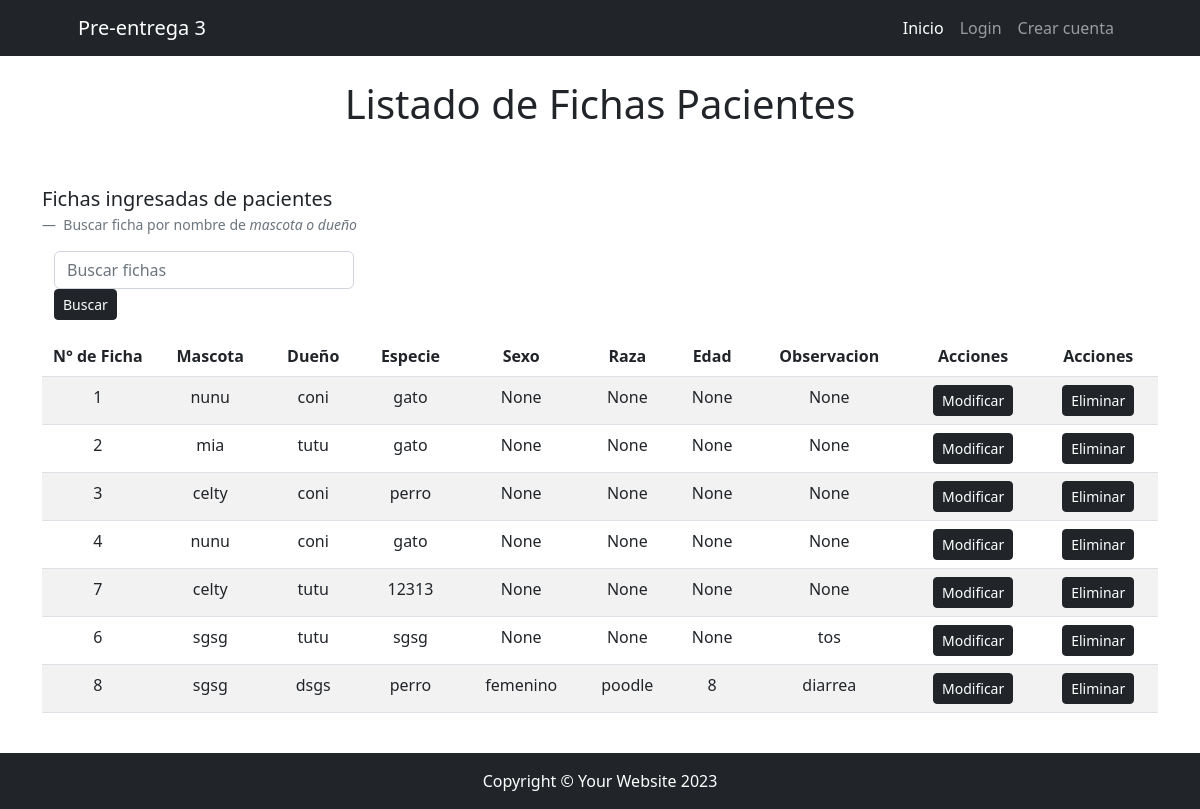
The app's page /tienda/lista/list, older data.
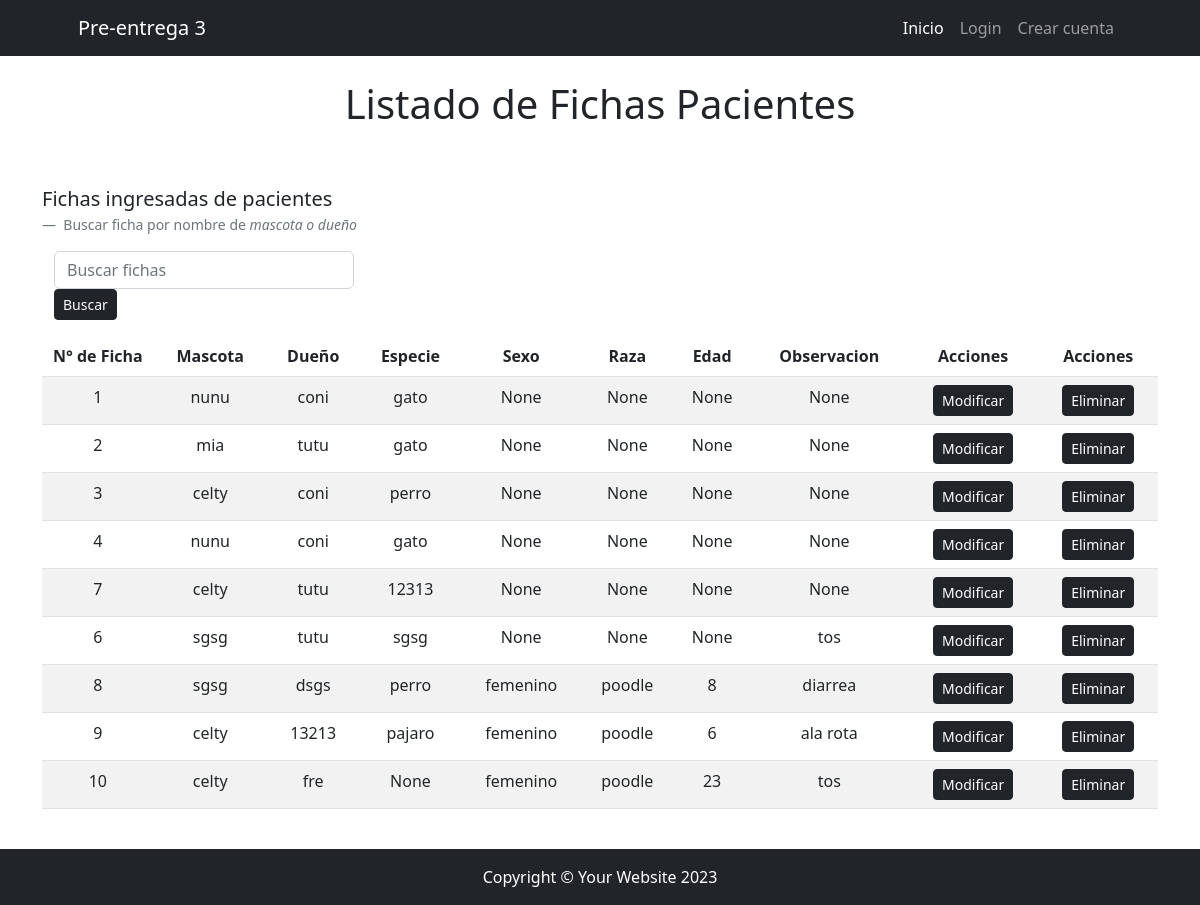
The same page, newer data.
### tienda/models.py (models this page shows, shortened)
class Ficha(models.Model):
    numero_ficha = models.PositiveIntegerField(unique=True)
    mascota = models.ForeignKey(Mascota, on_delete=models.SET_NULL, null=True, blank=True)
    dueño = models.ForeignKey(Dueño, on_delete=models.SET_NULL, null=True, blank=True)
    especie = models.ForeignKey(Especie, on_delete=models.SET_NULL, null=True, blank=True)
    consulta = models.ForeignKey(Consulta, on_delete=models.SET_NULL, null=True, blank=True)
    @property
    def edad_mascota(self):
        return self.mascota.edad if self.mascota else None
    @property
    def sexo_mascota(self):
        return self.mascota.sexo if self.mascota else None
    @property
    def raza_mascota(self):
        return self.mascota.raza if self.mascota else None

class Mascota(models.Model):
    nombre = models.CharField(max_length=255)
    edad = models.PositiveIntegerField(null=True, blank=True)
    sexo = models.CharField(max_length=10, null=True, blank=True)
    raza = models.CharField(max_length=255, null=True, blank=True)
    def __str__(self) -> str:
        return self.nombre

class Dueño(models.Model):
    nombre = models.CharField(max_length=255)
    def __str__(self) -> str:
        return self.nombre

class Especie(models.Model):
    nombre = models.CharField(max_length=255)
    def __str__(self) -> str:
        return self.nombre

class Consulta(models.Model):
    nombre = models.CharField(max_length=255)
    def __str__(self) -> str:
        return self.nombre

### tienda/views.py (the view)
# urls.py: path("lista/list", FichaListView.as_view(), name="lista"),
class FichaListView(ListView):
    model = Ficha
    def get_queryset(self) -> QuerySet[Any]:
        queryset = super().get_queryset()
        busqueda = self.request.GET.get("busqueda")
        if busqueda:
            queryset = Ficha.objects.filter(
                Q(dueño__nombre__icontains=busqueda) | Q(mascota__nombre__icontains=busqueda)
            )
        return queryset

### tienda/templates/tienda/ficha_list.html
{% extends 'core/base.html' %}
{% block bode_title %}
Listado de Fichas Pacientes
{% endblock bode_title %}
{% block content %}
<figure>
  <blockquote class="blockquote">
    <p>Fichas ingresadas de pacientes</p>
  </blockquote>
  <figcaption class="blockquote-footer">
    Buscar ficha por nombre de <cite title="Source Title">mascota o dueño</cite>
  </figcaption>
</figure>
<div class="container">
    <form method="get" action="" class="form-inline mb-3">
        <input type="text" name="busqueda" class="form-control mr-2" style="width: 300px;" placeholder="Buscar fichas" value="{{ request.GET.busqueda }}">
        <button class="btn btn-dark btn-sm text-white" type="submit">Buscar</button>
    </form>
</div>
{% if object_list %}
    <table class="table table-striped table-hover text-center">
        <thead class="thead-dark">
            <tr>
                <th scope="col" class="columna-ficha" >N° de Ficha</th>
                <th scope="col">Mascota</th>
                <th scope="col">Dueño</th>
                <th scope="col">Especie</th>
                <th scope="col">Sexo</th>
                <th scope="col">Raza</th>
                <th scope="col">Edad</th>
                <th scope="col">Observacion</th>
                <th scope="col">Acciones</th>
                <th scope="col">Acciones</th>
            </tr>
        </thead>
        <tbody>
            {% for ficha in object_list %}
            <tr>
                <td>{{ ficha.numero_ficha }}</td>
                <td>{{ ficha.mascota }}</td>
                <td>{{ ficha.dueño }}</td>
                <td>{{ ficha.especie }}</td>
                <td>{{ ficha.sexo_mascota }}</td>
                <td>{{ ficha.raza_mascota }}</td>
                <td>{{ ficha.edad_mascota }}</td>
                <td>{{ ficha.consulta }}</td>
                <td><a href="{% url 'tienda:modificacion' pk=ficha.pk %}" class="btn btn-dark btn-sm text-white">Modificar</a></td>
                <td><a href="{% url 'tienda:eliminar' pk=ficha.pk %}" class="btn btn-dark btn-sm text-white">Eliminar</a></td>
            </tr>
            {% endfor %}
        </tbody>
    </table>
{% else %}
    <p>No se encontraron fichas que coincidan con la búsqueda.</p>
{% endif %}
{% endblock content %}

### core/templates/core/base.html (shortened to what this page needs)
{% load static %}
<!DOCTYPE html>
<html lang="es">
<head>
    <link href="{% static 'core/css/styles.css' %}" rel="stylesheet" />
    <link href="{% static 'core/css/main.css' %}" rel="stylesheet" />
</head>
<body class="d-flex flex-column min-vh-100">
    <nav class="navbar navbar-expand-lg navbar-dark bg-dark">
        <div class="container px-5">
            <a class="navbar-brand" href="#!">Pre-entrega 3</a>
            <div class="collapse navbar-collapse" id="navbarSupportedContent">
                <ul class="navbar-nav ms-auto mb-2 mb-lg-0">
                    <li class="nav-item"><a class="nav-link active" aria-current="page" href="{% url 'core:index' %}">Inicio</a></li>
                {% if user.is_authenticated %}
                        <li class="nav-item"><a class="nav-link active" href="{% url 'tienda:lista' %}">Ficha</a></li>
                        <li class="nav-item"><a class="nav-link active" href="{% url 'tienda:ingreso' %}">Ingreso</a></li>
                        <li class="nav-item"><a class="nav-link active" >Contacto</a></li>
                        <li class="nav-item">
                            <a class="nav-link text-bg-info">{{ user.username }}</a>
                        </li>
                        <li class="nav-item">
                            <form action="{% url 'veterinario:logout' %}" method="post">
                                {% csrf_token %}
                                <button type="submit" class="btn btn-dark">Logout</button>
                            </form>
                        </li>
                {% else %}
                        <li class="nav-item">
                            <a class="nav-link" href="{% url 'veterinario:login' %}">Login</a>
                        </li>
                        <li class="nav-item">
                            <a class="nav-link" href="{% url 'veterinario:registro' %}">Crear cuenta</a>
                        </li>
                {% endif %}
                </ul>
            </div>
        </div>
    </nav>
    <div class="container my-4 text-center">
        <h1>
            {% block bode_title %}
            {% endblock bode_title %}
        </h1>
    </div>
    <div class="container my-4">
        {% block content %}
        {% endblock content %}
    </div>
    <footer class="footer mt-auto py-3 bg-dark">
        <div class="container px-4 px-lg-5">
            <p class="m-0 text-center text-white">Copyright © Your Website 2023</p>
        </div>
    </footer>
</body>
</html>

### core/static/core/css/main.css (style rules this page uses)
.columna-ficha { width: 10%; }

Row changes from the older to the newer data that the page shows:
added Ficha: numero_ficha "9", mascota "celty", dueño "13213", especie "pajaro", sexo_mascota "femenino", raza_mascota "poodle", edad_mascota "6", consulta "ala rota"
added Ficha: numero_ficha "10", mascota "celty", dueño "fre", especie "None", sexo_mascota "femenino", raza_mascota "poodle", edad_mascota "23", consulta "tos"
